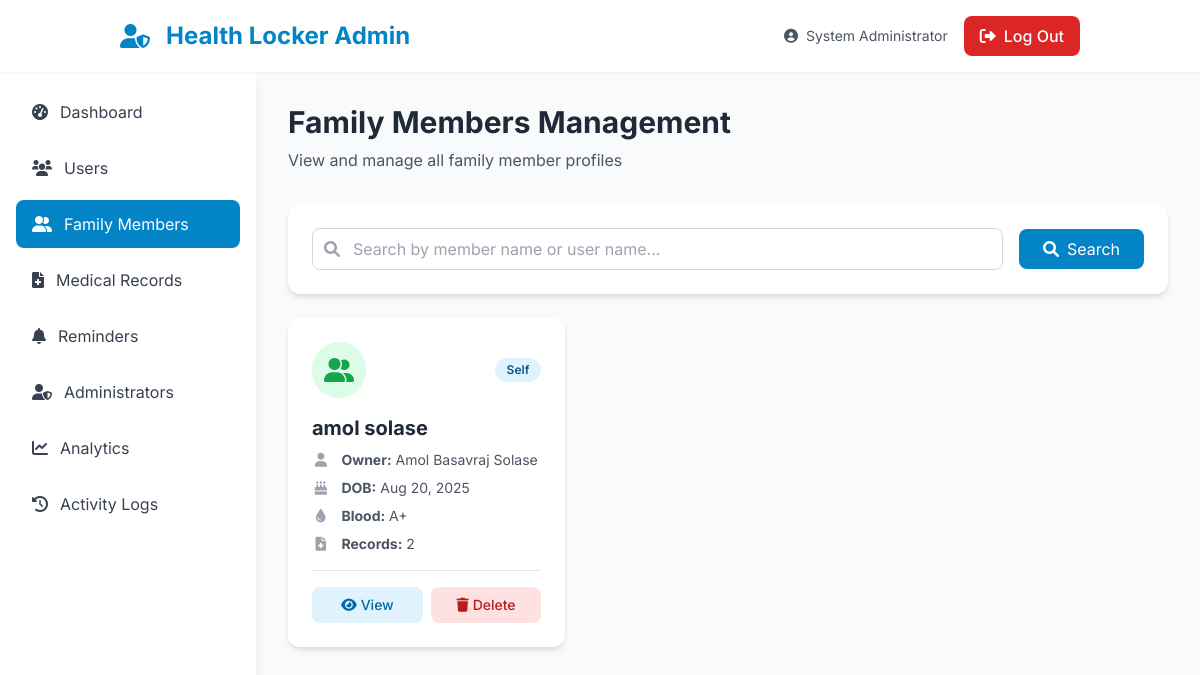
Page /admin/family_members.php (signed in) on the committed database.
### tables this page shows
CREATE TABLE `family_members` (
  `id` int(11) NOT NULL,
  `user_id` int(11) NOT NULL,
  `first_name` varchar(100) NOT NULL,
  `last_name` varchar(100) NOT NULL,
  `date_of_birth` date DEFAULT NULL,
  `relation` varchar(50) DEFAULT NULL,
  `blood_type` varchar(5) DEFAULT NULL,
  `known_allergies` text DEFAULT NULL,
  `created_at` timestamp NOT NULL DEFAULT current_timestamp()
);

CREATE TABLE `users` (
  `id` int(11) NOT NULL,
  `name` varchar(255) NOT NULL,
  `email` varchar(255) NOT NULL,
  `password` varchar(255) NOT NULL,
  `created_at` timestamp NOT NULL DEFAULT current_timestamp()
);

### admin/family_members.php (the view, shortened to what this page needs)
<?php
require_once '../config/config.php';
$admin_name = $_SESSION['admin_name'] ?? 'Admin';
$search = isset($_GET['search']) ? $_GET['search'] : '';
$members = [];
try {
    $sql = "
        SELECT fm.id, fm.first_name, fm.last_name, fm.date_of_birth, fm.relation,
               fm.blood_type, fm.known_allergies, fm.created_at,
               u.name as user_name, u.email as user_email,
               COUNT(mr.id) as medical_records_count
        FROM family_members fm
        JOIN users u ON fm.user_id = u.id
        LEFT JOIN medical_records mr ON fm.id = mr.member_id
    ";
    $sql .= " GROUP BY fm.id ORDER BY fm.created_at DESC";
    $stmt = $pdo->prepare($sql);
    if (!empty($search)) {
        $searchTerm = "%$search%";
        $stmt->execute([$searchTerm, $searchTerm, $searchTerm]);
    } else {
        $stmt->execute();
    }
    $members = $stmt->fetchAll(PDO::FETCH_ASSOC);
} catch (PDOException $e) {
    $message = "Error fetching family members: " . $e->getMessage();
    $message_type = 'error';
}
?>
<!DOCTYPE html>
<html lang="en">
<head>
    <script src="https://cdn.tailwindcss.com"></script>
    <link rel="stylesheet" href="https://cdnjs.cloudflare.com/ajax/libs/font-awesome/6.0.0/css/all.min.css">
</head>
<body class="bg-gray-50 font-sans">
    <header class="bg-white shadow-sm sticky top-0 z-50">
        <div class="container mx-auto px-4 sm:px-6 lg:px-8">
            <nav class="flex justify-between items-center py-4">
                <div class="flex items-center space-x-4">
                    <i class="fas fa-user-shield text-2xl text-primary-600"></i>
                    <a href="dashboard.php" class="text-2xl font-bold text-primary-600">Health Locker Admin</a>
                </div>
                <div class="flex items-center space-x-4">
                    <span class="text-gray-600 text-sm"><i class="fas fa-user-circle mr-2"></i><?php echo htmlspecialchars($admin_name); ?></span>
                    <a href="logout.php" class="px-4 py-2 bg-red-600 text-white rounded-lg hover:bg-red-700 transition-colors duration-200 font-medium">
                        <i class="fas fa-sign-out-alt mr-2"></i>Log Out
                    </a>
                </div>
            </nav>
        </div>
    </header>
    <div class="flex">
        <aside class="w-64 bg-white shadow-lg min-h-screen">
            <nav class="p-4">
                <ul class="space-y-2">
                    <li>
                        <a href="dashboard.php" class="flex items-center px-4 py-3 text-gray-700 hover:bg-primary-50 hover:text-primary-600 rounded-lg transition-colors">
                            <i class="fas fa-tachometer-alt mr-3"></i>
                            Dashboard
                        </a>
                    </li>
                    <li>
                        <a href="users.php" class="flex items-center px-4 py-3 text-gray-700 hover:bg-primary-50 hover:text-primary-600 rounded-lg transition-colors">
                            <i class="fas fa-users mr-3"></i>
                            Users
                        </a>
                    </li>
                    <li>
                        <a href="family_members.php" class="flex items-center px-4 py-3 text-white bg-primary-600 rounded-lg">
                            <i class="fas fa-user-friends mr-3"></i>
                            Family Members
                        </a>
                    </li>
                    <li>
                        <a href="medical_records.php" class="flex items-center px-4 py-3 text-gray-700 hover:bg-primary-50 hover:text-primary-600 rounded-lg transition-colors">
                            <i class="fas fa-file-medical mr-3"></i>
                            Medical Records
                        </a>
                    </li>
                    <li>
                        <a href="reminders.php" class="flex items-center px-4 py-3 text-gray-700 hover:bg-primary-50 hover:text-primary-600 rounded-lg transition-colors">
                            <i class="fas fa-bell mr-3"></i>
                            Reminders
                        </a>
                    </li>
                    <li>
                        <a href="admins.php" class="flex items-center px-4 py-3 text-gray-700 hover:bg-primary-50 hover:text-primary-600 rounded-lg transition-colors">
                            <i class="fas fa-user-shield mr-3"></i>
                            Administrators
                        </a>
                    </li>
                    <li>
                        <a href="analytics.php" class="flex items-center px-4 py-3 text-gray-700 hover:bg-primary-50 hover:text-primary-600 rounded-lg transition-colors">
                            <i class="fas fa-chart-line mr-3"></i>
                            Analytics
                        </a>
                    </li>
                    <li>
                        <a href="activity_logs.php" class="flex items-center px-4 py-3 text-gray-700 hover:bg-primary-50 hover:text-primary-600 rounded-lg transition-colors">
                            <i class="fas fa-history mr-3"></i>
                            Activity Logs
                        </a>
                    </li>
                </ul>
            </nav>
        </aside>
        <main class="flex-1 p-8">
            <div class="mb-8">
                <h1 class="text-3xl font-bold text-gray-800">Family Members Management</h1>
                <p class="text-gray-600 mt-2">View and manage all family member profiles</p>
            </div>
            <div class="bg-white rounded-xl shadow-md p-6 mb-6">
                <form method="GET" action="family_members.php" class="flex items-center space-x-4">
                    <div class="flex-1">
                        <div class="relative">
                            <div class="absolute inset-y-0 left-0 pl-3 flex items-center pointer-events-none">
                            </div>
                            <input
                                type="text"
                                name="search"
                                value="<?php echo htmlspecialchars($search); ?>"
                                placeholder="Search by member name or user name..."
                                class="pl-10 w-full py-2 px-3 border border-gray-300 rounded-lg focus:outline-none focus:ring-2 focus:ring-primary-500 focus:border-primary-500"
                            >
                        </div>
                    </div>
                    <button type="submit" class="px-6 py-2 bg-primary-600 text-white rounded-lg hover:bg-primary-700 transition-colors">
                        <i class="fas fa-search mr-2"></i>Search
                    </button>
                </form>
            </div>
            <div class="grid grid-cols-1 md:grid-cols-2 lg:grid-cols-3 gap-6">
                <?php if (!empty($members)): ?>
                    <?php foreach ($members as $member): ?>
                        <div class="bg-white rounded-xl shadow-md hover:shadow-xl transition-shadow p-6">
                            <div class="flex items-center justify-between mb-4">
                                <div class="bg-green-100 rounded-full p-3">
                                    <i class="fas fa-user-friends text-2xl text-green-600"></i>
                                </div>
                                <span class="px-3 py-1 bg-primary-100 text-primary-800 rounded-full text-xs font-semibold">
                                    <?php echo htmlspecialchars($member['relation']); ?>
                                </span>
                            </div>
                            <h3 class="text-xl font-bold text-gray-800 mb-2">
                                <?php echo htmlspecialchars($member['first_name'] . ' ' . $member['last_name']); ?>
                            </h3>
                            <div class="space-y-2 mb-4">
                                <p class="text-sm text-gray-600">
                                    <i class="fas fa-user fa-fw mr-2 text-gray-400"></i>
                                    <strong>Owner:</strong> <?php echo htmlspecialchars($member['user_name']); ?>
                                </p>
                                <p class="text-sm text-gray-600">
                                    <i class="fas fa-birthday-cake fa-fw mr-2 text-gray-400"></i>
                                    <strong>DOB:</strong> <?php echo date('M d, Y', strtotime($member['date_of_birth'])); ?>
                                </p>
                                <?php if (!empty($member['blood_type'])): ?>
                                    <p class="text-sm text-gray-600">
                                        <i class="fas fa-tint fa-fw mr-2 text-gray-400"></i>
                                        <strong>Blood:</strong> <?php echo htmlspecialchars($member['blood_type']); ?>
                                    </p>
                                <?php endif; ?>
                                <p class="text-sm text-gray-600">
                                    <i class="fas fa-file-medical fa-fw mr-2 text-gray-400"></i>
                                    <strong>Records:</strong> <?php echo $member['medical_records_count']; ?>
                                </p>
                            </div>
                            <div class="flex space-x-2 pt-4 border-t">
                                <button onclick="viewMember(<?php echo $member['id']; ?>)" class="flex-1 px-3 py-2 bg-primary-100 text-primary-700 rounded-lg hover:bg-primary-200 text-sm font-medium">
                                    <i class="fas fa-eye mr-1"></i>View
                                </button>
                                <button onclick="confirmDelete(<?php echo $member['id']; ?>, '<?php echo htmlspecialchars($member['first_name'] . ' ' . $member['last_name']); ?>')" class="flex-1 px-3 py-2 bg-red-100 text-red-700 rounded-lg hover:bg-red-200 text-sm font-medium">
                                    <i class="fas fa-trash mr-1"></i>Delete
                                </button>
                            </div>
                        </div>
                    <?php endforeach; ?>
                <?php endif; ?>
            </div>
        </main>
    </div>
</body>
</html>

### rows in the picture
family_members: relation "Self", first_name+last_name "amol solase", user.name "Amol Basavraj Solase", date_of_birth "Aug 20, 2025", blood_type "A+", medical_records_count "2"

### other values in the picture
$admin_name "System Administrator"
